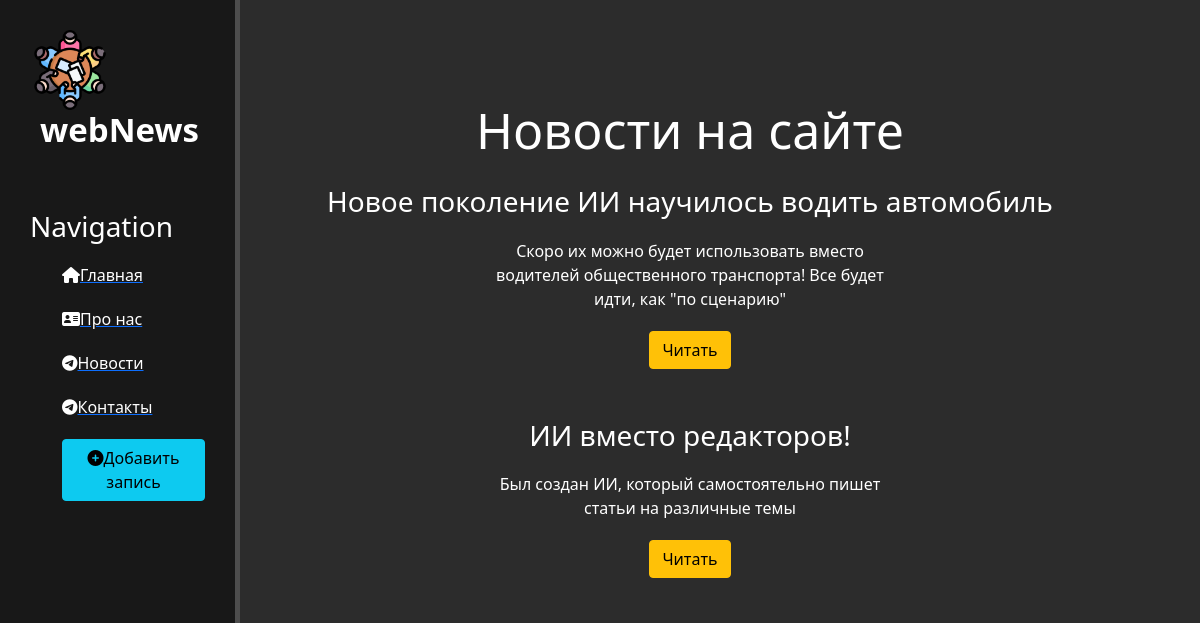
Page /news/ on the committed database.
### news/models.py (models this page shows, shortened)
class Articles(models.Model):
    title = models.CharField('Название', max_length=50)
    anons = models.CharField('Анонс', max_length=250)
    full_text = models.TextField('Статья')
    date = models.DateTimeField('Дата публикации')
    class Meta:
        verbose_name ='Новость'
        verbose_name_plural ='Новости'

### news/views.py (the view)
# urls.py: path('', views.news_home, name='news_home'),
def news_home(request):
    news = Articles.objects.order_by('-date')
    return render(request, 'news/news_home.html', {'news': news})

### news/templates/news/news_home.html (shortened to what this page needs)
{% extends 'main/layout.html' %}
{% block content %}
   <div class="features">
       <h1>Новости на сайте</h1>
       {% if news %}
           {% for el in news %}
                <div class="alert alert_warning">
                    <h3>{{el.title}}</h3>
                    <p>{{el.anons}}</p>
                    <a href="{% url 'news-detail' el.id %}" class="btn btn-warning">Читать</a>
                </div>
           {% endfor %}
       {% else %}
            <p>У вас нет записей!</p>
       {% endif %}
   </div>
{% endblock %}

### main/templates/main/layout.html (shortened to what this page needs)
{% load static %}
<!doctype html>
<html lang="en">
<head>
    <link rel="stylesheet" href="https://cdn.jsdelivr.net/npm/bootstrap@5.1.3/dist/css/bootstrap.min.css">
    <link rel="stylesheet" href="{% static 'main/css/main.css' %}">
</head>
<body>
     <aside>
         <img src="{% static 'main/img/img.png' %}" alt="Logo">
         <span class="logo">webNews</span>
         <h3>Navigation</h3>
         <ul>
             <a href="{% url 'home' %}"><li><i class="fa-solid fa-house"></i>Главная</li></a>
             <a href="{% url 'about' %}"><li><i class="fa-solid fa-address-card"></i>Про нас</li></a>
             <a href="{% url 'news_home' %}"><li><i class="fa-brands fa-telegram"></i>Новости</li></a>
             <a href=""><li><i class="fa-brands fa-telegram"></i>Контакты</li></a>
             <a href="{% url 'create' %}"><li><button class="btn btn-info"><i class="fas fa-plus-circle"></i>Добавить запись</button></li></a>
         </ul>
     </aside>
     <main>
         {% block content %}
         {% endblock %}
     </main>
</body>
</html>

### main/static/main/css/main.css (style rules this page uses)
body { background: #2c2c2c; }
aside { float: left; background: #181818; width: 20%; padding: 2.5%; height: 100vh; color: #fff; border-right: 5px solid #4d4d4d; }
aside img { width: 80px; float: left; }
aside .logo { font-size: 33px; margin-left: 10px; font-weight: bold; position: relative; top: -5px; }
aside h3 { margin-top: 50px; font-size: 28px; }
aside ul { list-style: none }
aside ul li { color: #fff; display: block; margin-top: 20px; transition: transform .6s ease; }
main .features { float: left; color: #fff; margin-top: 100px; text-align: center; width: 75%; }
main .features h1 { font-size: 50px; }
main .features p { max-width: 400px; margin: 20px auto }

### rows in the picture
Articles: title "Новое поколение ИИ научилось водить автомобиль", anons "Скоро их можно будет использовать вместо водителей общественного транспорта! Все будет идти, как \"по сценарию\""
Articles: title "ИИ вместо редакторов!", anons "Был создан ИИ, который самостоятельно пишет статьи на различные темы"
